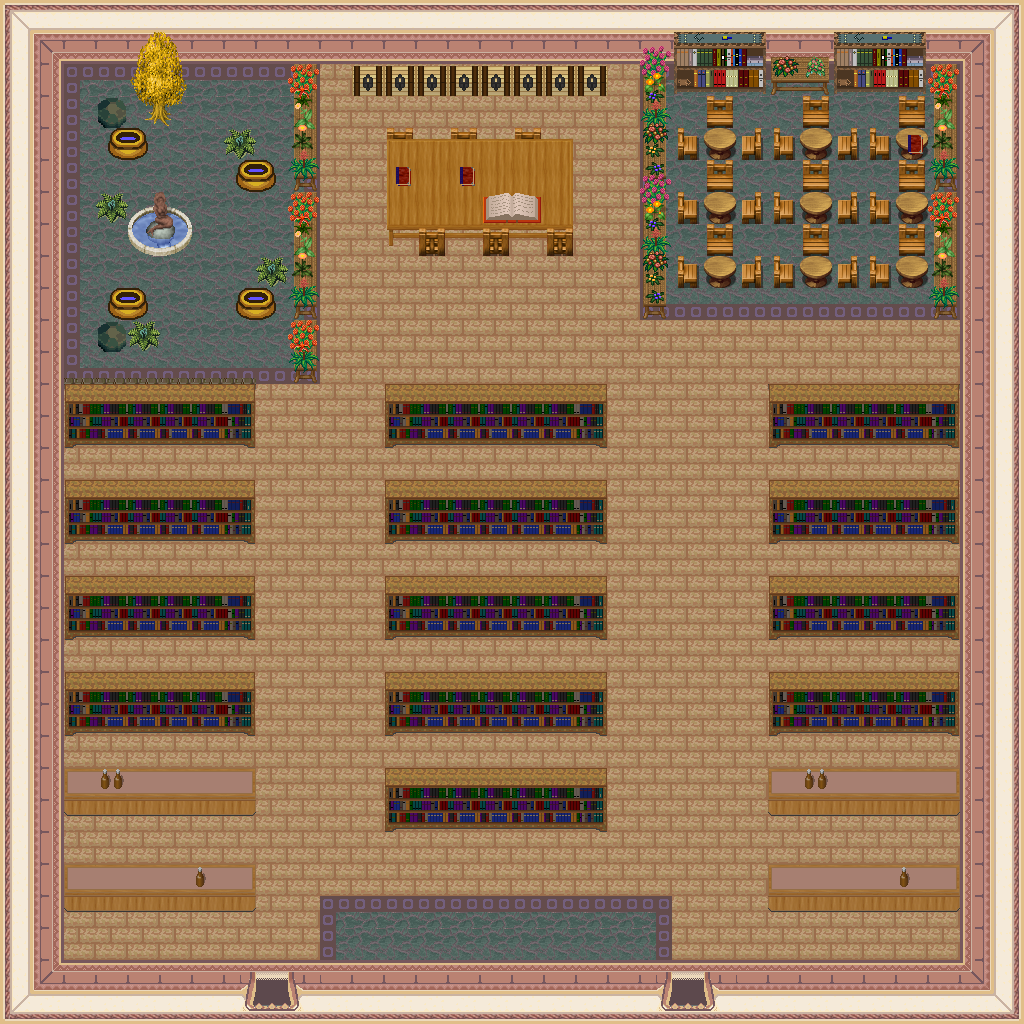

Below is a game level as drawn by its tile map, then a one-line description and the .tmx that defines it (tile-layer data replaced by summaries):
An orthogonal 32x32 tile map with 32x32 px tiles, 4 tile layers (0_floor, 1_terrain, 2_object, 3_roof), 3 hidden layers not drawn, 23 tilesets.

<map version="1.0" tiledversion="1.1.5" orientation="orthogonal" renderorder="right-down" width="32" height="32" tilewidth="32" tileheight="32" infinite="0" nextobjectid="1">
 <tileset firstgid="1" name="building/wall/int_wall_pale" tilewidth="32" tileheight="32" tilecount="16" columns="2">
  <image source="../../tileset/building/wall/int_wall_pale.png" trans="ff00ff" width="64" height="256" />
 </tileset>
 <tileset firstgid="17" name="building/wall/int_wall_purple" tilewidth="32" tileheight="32" tilecount="20" columns="2">
  <image source="../../tileset/building/wall/int_wall_purple.png" trans="ff00ff" width="64" height="320" />
 </tileset>
 <tileset firstgid="37" name="furniture/carpet/carpets_2" tilewidth="32" tileheight="32" tilecount="12" columns="4">
  <image source="../../tileset/furniture/carpet/carpets_2.png" trans="ff00ff" width="128" height="96" />
 </tileset>
 <tileset firstgid="49" name="building/wall/bricked_edges" tilewidth="32" tileheight="32" tilecount="15" columns="5">
  <image source="../../tileset/building/wall/bricked_edges.png" trans="ff00ff" width="160" height="96" />
 </tileset>
 <tileset firstgid="64" name="furniture/shelve/pale_book_bottle_shelf" tilewidth="32" tileheight="32" tilecount="12" columns="3">
  <image source="../../tileset/furniture/shelve/pale_book_bottle_shelf.png" trans="ff00ff" width="96" height="128" />
 </tileset>
 <tileset firstgid="76" name="furniture/table/table_with_beer" tilewidth="32" tileheight="32" tilecount="8" columns="4">
  <image source="../../tileset/furniture/table/table_with_beer.png" trans="ff00ff" width="128" height="64" />
 </tileset>
 <tileset firstgid="84" name="building/decoration/rocks_2" tilewidth="32" tileheight="32" tilecount="2" columns="1">
  <image source="../../tileset/building/decoration/rocks_2.png" trans="ffffff" width="32" height="64" />
 </tileset>
 <tileset firstgid="86" name="plant/bush/blue_green" tilewidth="32" tileheight="32" tilecount="1" columns="1">
  <image source="../../tileset/plant/bush/blue_green.png" trans="ff00ff" width="32" height="32" />
 </tileset>
 <tileset firstgid="87" name="item/pot/pot_golden" tilewidth="32" tileheight="32" tilecount="4" columns="4">
  <image source="../../tileset/item/pot/pot_golden.png" trans="ffffff" width="128" height="32" />
 </tileset>
 <tileset firstgid="91" name="item/statue/fairypool" tilewidth="32" tileheight="32" tilecount="16" columns="2">
  <image source="../../tileset/item/statue/fairypool.png" trans="ff00ff" width="64" height="256" />
 </tileset>
 <tileset firstgid="107" name="building/entrance/pale_red_ns" tilewidth="32" tileheight="32" tilecount="36" columns="9">
  <image source="../../tileset/building/entrance/pale_red_ns.png" trans="ff00ff" width="288" height="128" />
 </tileset>
 <tileset firstgid="143" name="furniture/table/wooden" tilewidth="32" tileheight="32" tilecount="1" columns="1">
  <image source="../../tileset/furniture/table/wooden.png" trans="ff00ff" width="32" height="32" />
 </tileset>
 <tileset firstgid="144" name="furniture/chair/wooden" tilewidth="32" tileheight="32" tilecount="5" columns="5">
  <image source="../../tileset/furniture/chair/wooden.png" trans="ff00ff" width="160" height="32" />
 </tileset>
 <tileset firstgid="149" name="item/chest/wooden_dark" tilewidth="32" tileheight="32" tilecount="1" columns="1">
  <image source="../../tileset/item/chest/wooden_dark.png" trans="ff00ff" width="32" height="32" />
 </tileset>
 <tileset firstgid="150" name="plant/tree/tree_golden_small" tilewidth="32" tileheight="32" tilecount="6" columns="2">
  <image source="../../tileset/plant/tree/tree_golden_small.png" trans="ffffff" width="64" height="96" />
 </tileset>
 <tileset firstgid="156" name="logic/portal" tilewidth="32" tileheight="32" tilecount="7" columns="7">
  <image source="../../tileset/logic/portal.png" width="224" height="32" />
 </tileset>
 <tileset firstgid="163" name="logic/collision" tilewidth="32" tileheight="32" tilecount="1" columns="1">
  <image source="../../tileset/logic/collision.png" width="32" height="32" />
 </tileset>
 <tileset firstgid="164" name="logic/protection" tilewidth="32" tileheight="32" tilecount="2" columns="2">
  <image source="../../tileset/logic/protection.png" width="64" height="32" />
 </tileset>
 <tileset firstgid="166" name="item/documents/book" tilewidth="32" tileheight="32" tilecount="4" columns="2">
  <image source="../../tileset/item/documents/book.png" width="64" height="64" />
 </tileset>
 <tileset firstgid="170" name="table" tilewidth="32" tileheight="32" tilecount="9" columns="3">
  <image source="../../tileset/furniture/table/table_wooden_brown.png" width="96" height="96" />
 </tileset>
 <tileset firstgid="179" name="furniture/table/flowers_on_benches" tilewidth="32" tileheight="32" tilecount="10" columns="2">
  <image source="../../tileset/furniture/table/flowers_on_benches.png" width="64" height="160" />
 </tileset>
 <tileset firstgid="189" name="furniture/table/flowers_on_bench2" tilewidth="32" tileheight="32" tilecount="6" columns="3">
  <image source="../../tileset/furniture/table/flowers_on_bench2.png" width="96" height="64" />
 </tileset>
 <tileset firstgid="195" name="furniture/shelve/dark_bookshelf" tilewidth="32" tileheight="32" tilecount="6" columns="3">
  <image source="../../tileset/furniture/shelve/dark_bookshelf.png" trans="ff00ff" width="96" height="64" />
 </tileset>
 <layer name="0_floor" width="32" height="32">
  <data>[1024 cells, 1024 non-empty, 26 distinct tile ids]</data>
 </layer>
 <layer name="1_terrain" width="32" height="32">
  <data>[1024 cells, 101 non-empty, 25 distinct tile ids]</data>
 </layer>
 <layer name="2_object" width="32" height="32">
  <data>[1024 cells, 192 non-empty, 38 distinct tile ids]</data>
 </layer>
 <layer name="3_roof" width="32" height="32">
  <data>[1024 cells, 95 non-empty, 11 distinct tile ids]</data>
 </layer>
 <layer name="objects" width="32" height="32" visible="0">
  <data>[1024 cells, 2 non-empty, 1 distinct tile ids]</data>
 </layer>
 <layer name="collision" width="32" height="32" visible="0" opacity="0.37">
  <data>[1024 cells, 434 non-empty, 1 distinct tile ids]</data>
 </layer>
 <layer name="protection" width="32" height="32" visible="0" opacity="0.25">
  <data>[1024 cells, 1024 non-empty, 1 distinct tile ids]</data>
 </layer>
</map>
